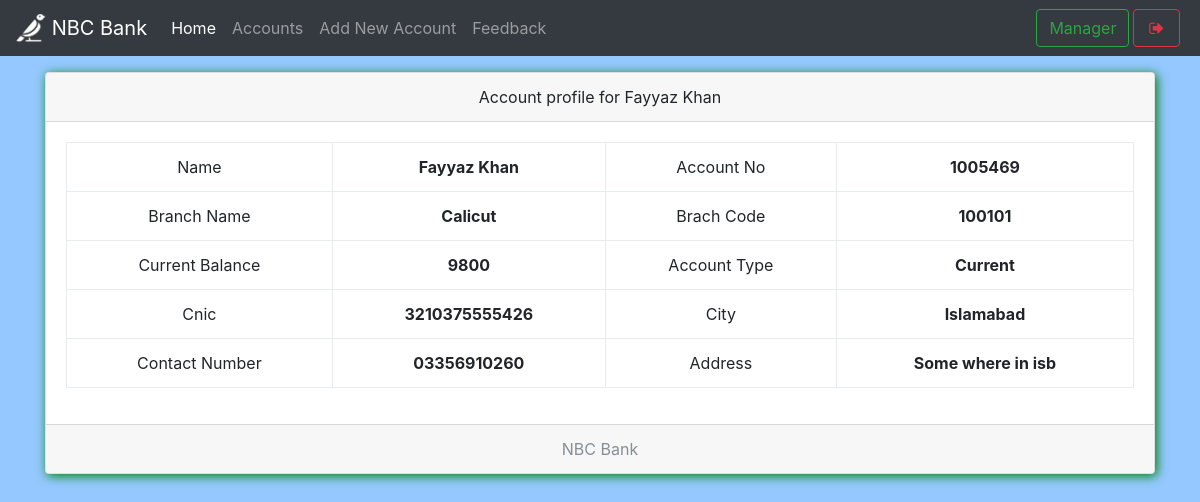
Before: /show.php?id=1 (signed in) with the older database file.
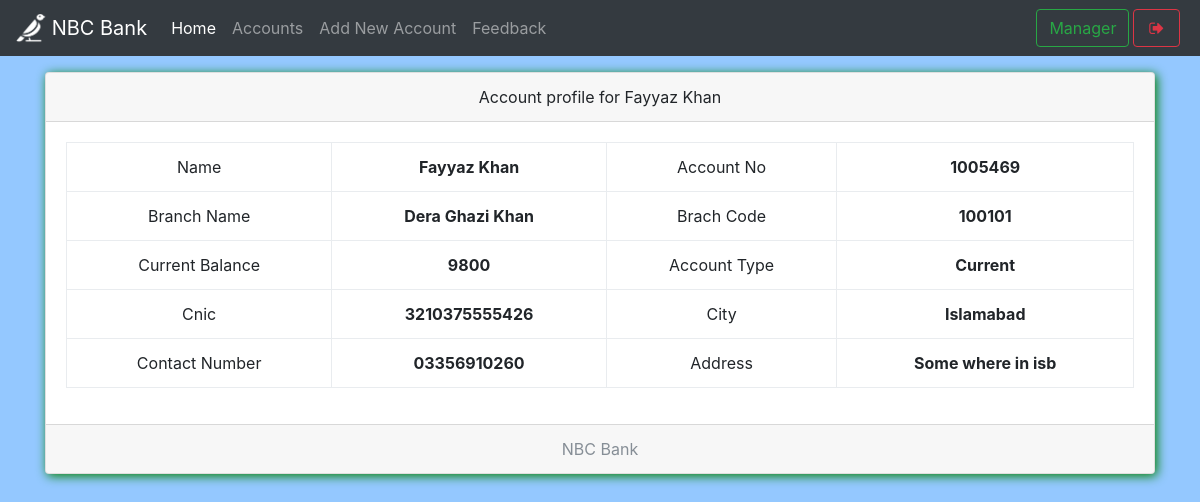
After: the same page with the newer database file.
### tables this page shows
CREATE TABLE `useraccounts` (
  `id` int(11) NOT NULL,
  `email` text NOT NULL,
  `password` text NOT NULL,
  `name` varchar(111) NOT NULL,
  `balance` varchar(111) NOT NULL,
  `cnic` varchar(111) NOT NULL,
  `number` varchar(111) NOT NULL,
  `city` varchar(111) NOT NULL,
  `address` varchar(111) NOT NULL,
  `source` varchar(111) NOT NULL,
  `accountNo` varchar(111) NOT NULL,
  `branch` varchar(111) NOT NULL,
  `accountType` varchar(111) NOT NULL,
  `date` timestamp NOT NULL DEFAULT CURRENT_TIMESTAMP
);

CREATE TABLE `branch` (
  `branchId` int(11) NOT NULL,
  `branchNo` varchar(111) NOT NULL,
  `branchName` varchar(111) NOT NULL
);

### show.php (the view, shortened to what this page needs)
<!DOCTYPE html>
<html>
<head>
  <?php require 'assets/autoloader.php'; ?>
  <?php require 'assets/function.php'; ?>
</head>
<body style="background:#94c8ff;background-size: 100%">
<nav class="navbar navbar-expand-lg navbar-dark bg-dark fixed-top">
 <a class="navbar-brand" href="#">
    <img src="images\Untitled_design-removebg-preview.png" width="30" height="30" class="d-inline-block align-top" alt="">
   <?php echo bankName; ?>
  </a>
  <div class="collapse navbar-collapse" id="navbarSupportedContent">
    <ul class="navbar-nav mr-auto">
      <li class="nav-item ">
        <a class="nav-link active" href="mindex.php">Home <span class="sr-only">(current)</span></a>
      </li>
      <li class="nav-item ">  <a class="nav-link" href="maccounts.php">Accounts</a></li>
      <li class="nav-item ">  <a class="nav-link" href="maddnew.php">Add New Account</a></li>
      <li class="nav-item ">  <a class="nav-link" href="mfeedback.php">Feedback</a></li>
    </ul>
    <?php include 'msideButton.php'; ?>
  </div>
</nav><br><br><br>
<?php
  $array = $con->query("select * from useraccounts,branch where useraccounts.id = '$_GET[id]' AND useraccounts.branch = branch.branchId");
  $row = $array->fetch_assoc();
 ?>
<div class="container">
<div class="card w-100 text-center shadowBlack">
  <div class="card-header">
    Account profile for <?php echo $row['name']; ?>
  </div>
  <div class="card-body">
    <table class="table table-bordered">
      <tbody>
        <tr>
          <td>Name</td>
          <th><?php echo $row['name'] ?></th>
          <td>Account No</td>
          <th><?php echo $row['accountNo'] ?></th>
        </tr><tr>
          <td>Branch Name</td>
          <th><?php echo $row['branchName'] ?></th>
          <td>Brach Code</td>
          <th><?php echo $row['branchNo'] ?></th>
        </tr><tr>
          <td>Current Balance</td>
          <th><?php echo $row['balance'] ?></th>
          <td>Account Type</td>
          <th><?php echo $row['accountType'] ?></th>
        </tr><tr>
          <td>Cnic</td>
          <th><?php echo $row['cnic'] ?></th>
          <td>City</td>
          <th><?php echo $row['city'] ?></th>
        </tr><tr>
          <td>Contact Number</td>
          <th><?php echo $row['number'] ?></th>
          <td>Address</td>
          <th><?php echo $row['address'] ?></th>
        </tr>
      </tbody>
    </table>
  </div>
  <div class="card-footer text-muted">
    <?php echo bankName; ?>
  </div>
</div>
</body>
</html>

Changed rows visible on the page:
changed through a linked row, useraccounts "Fayyaz Khan": branch.branchName "Calicut" → "Dera Ghazi Khan"
